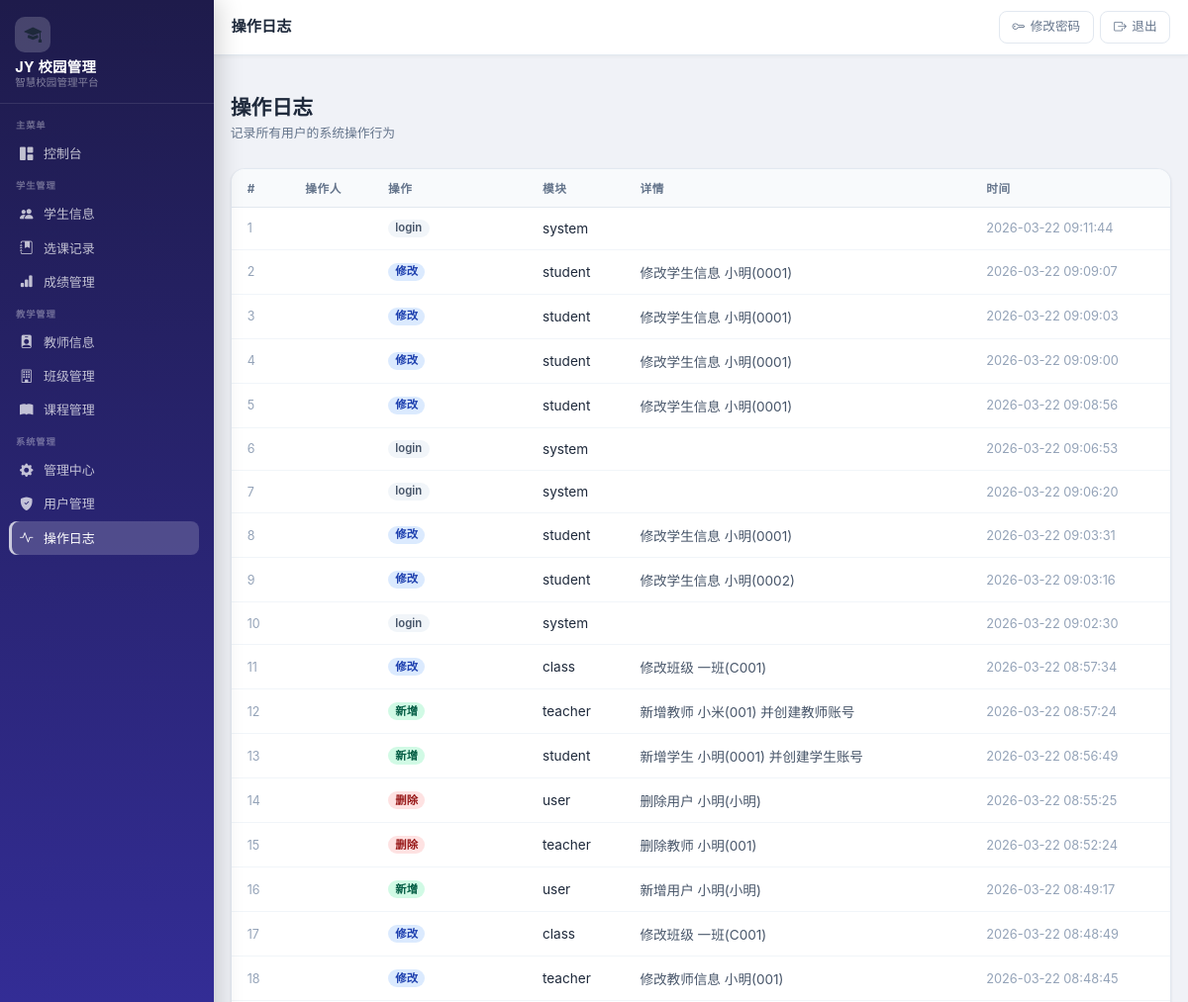
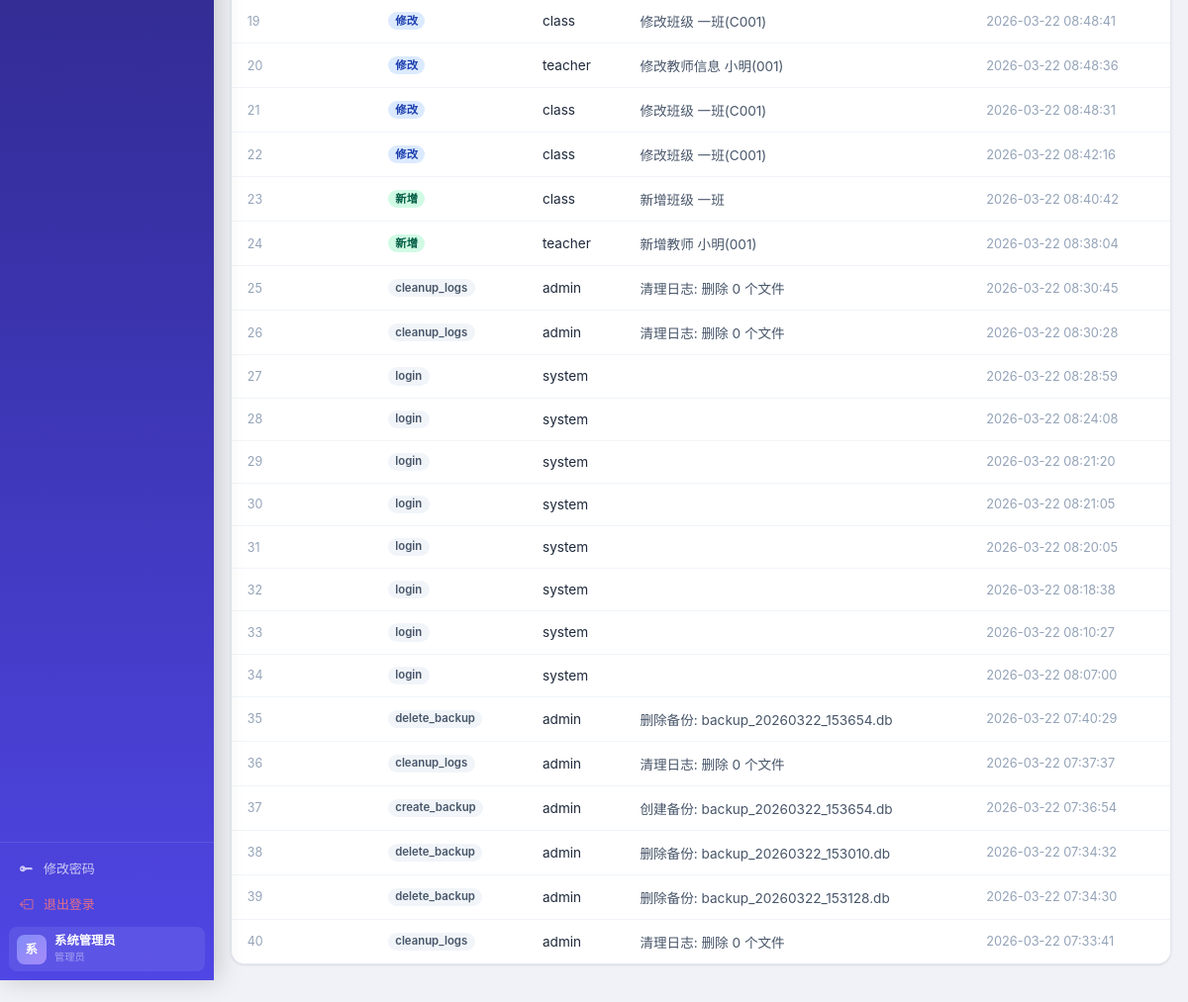
The app's page /ops-log (signed in) with its own data (2 pictures, top to bottom).
### app.py (models this page shows, shortened)
class User(db.Model):
    __tablename__ = "users"
    id = db.Column(db.Integer, primary_key=True)
    username = db.Column(db.String(50), unique=True, nullable=False)
    password = db.Column(db.String(255), nullable=False)
    full_name = db.Column(db.String(100), nullable=False)
    role = db.Column(db.String(20), nullable=False, default="student")  # admin, teacher, student
    email = db.Column(db.String(100))
    phone = db.Column(db.String(20))
    is_active = db.Column(db.Boolean, default=True)
    created_at = db.Column(db.DateTime, default=datetime.utcnow)
    updated_at = db.Column(db.DateTime, default=datetime.utcnow, onupdate=datetime.utcnow)

class OperationLog(db.Model):
    __tablename__ = "operation_logs"
    id = db.Column(db.Integer, primary_key=True)
    user_id = db.Column(db.Integer, db.ForeignKey("users.id"))
    action = db.Column(db.String(100), nullable=False)
    module = db.Column(db.String(50))  # 模块名 student, course, score
    record_id = db.Column(db.Integer)
    details = db.Column(db.Text)
    created_at = db.Column(db.DateTime, default=datetime.utcnow)
    updated_at = db.Column(db.DateTime, default=datetime.utcnow, onupdate=datetime.utcnow)

### app.py (the view)
@app.route("/ops-log")
@role_required("admin")
def list_ops_log():
    logs = OperationLog.query.order_by(OperationLog.created_at.desc()).limit(500).all()
    return render_template("admin/logs.html", logs=logs)

### app.py (called while the page is built)
def role_required(*roles):
    def decorator(f):
        @wraps(f)
        def decorated_function(*args, **kwargs):
            if "user_id" not in session:
                flash("请先登录", "warning")
                return redirect(url_for("login"))
            user = User.query.get(session.get("user_id"))
            if user.role not in roles:
                flash("权限不足", "danger")
                return redirect(url_for("dashboard"))
            return f(*args, **kwargs)
        return decorated_function
    return decorator

### templates/admin/logs.html (shortened to what this page needs)
﻿{% extends "base.html" %}
{% block page_title %}操作日志{% endblock %}
{% block content %}
<div class="page-header">
  <div>
    <h1 class="page-title">操作日志</h1>
    <p class="page-subtitle">记录所有用户的系统操作行为</p>
  </div>
</div>
<div class="table-card">
  <div class="table-responsive">
    <table class="table">
      <thead>
        <tr>
          <th>#</th>
          <th>操作人</th>
          <th>操作</th>
          <th>模块</th>
          <th>详情</th>
          <th>时间</th>
        </tr>
      </thead>
      <tbody>
        {% if logs %}
        {% for log in logs %}
        <tr>
          <td style="color:#94a3b8;font-size:.78rem">{{ loop.index }}</td>
          <td class="fw-semibold">{{ log.user.full_name if log.user else '' }}</td>
          <td>
            {% if log.action == 'create' %}
            <span class="badge badge-success">新增</span>
            {% elif log.action == 'update' %}
            <span class="badge badge-info">修改</span>
            {% elif log.action == 'delete' %}
            <span class="badge badge-danger">删除</span>
            {% else %}
            <span class="badge badge-secondary">{{ log.action }}</span>
            {% endif %}
          </td>
          <td>{{ log.module or '' }}</td>
          <td style="color:#475569">{{ log.details or '' }}</td>
          <td style="color:#94a3b8;font-size:.8rem">{{ log.created_at.strftime('%Y-%m-%d %H:%M:%S') if log.created_at else '' }}</td>
        </tr>
        {% endfor %}
        {% endif %}
      </tbody>
    </table>
  </div>
</div>
{% endblock %}

### templates/base.html (shortened to what this page needs)
﻿<!DOCTYPE html>
<html lang="zh-CN">
<head>
  <link href="https://cdn.jsdelivr.net/npm/bootstrap@5.3.3/dist/css/bootstrap.min.css" rel="stylesheet">
  <link rel="stylesheet" href="https://cdn.jsdelivr.net/npm/bootstrap-icons@1.11.0/font/bootstrap-icons.css">
  <link rel="stylesheet" href="{{ url_for('static', filename='style.css') }}">
</head>
<body>
{% if 'user_id' in session %}
<aside class="sidebar" id="sidebar">
  <div class="sidebar-brand">
    <div class="brand-logo"><i class="bi bi-mortarboard-fill"></i></div>
    <div class="brand-name">JY 校园管理</div>
    <div class="brand-sub">智慧校园管理平台</div>
  </div>
  <nav class="sidebar-nav">
    <div class="sidebar-section">
      <div class="sidebar-section-label">主菜单</div>
      <a class="sidebar-link {% if request.endpoint == 'dashboard' %}active{% endif %}"
         href="{{ url_for('dashboard') }}">
        <i class="bi bi-grid-1x2-fill nav-icon"></i> 控制台
      </a>
    </div>
    <div class="sidebar-section">
      <div class="sidebar-section-label">学生管理</div>
      <a class="sidebar-link {% if 'student' in (request.endpoint or '') and 'score' not in (request.endpoint or '') %}active{% endif %}"
         href="{{ url_for('list_students') }}">
        <i class="bi bi-people-fill nav-icon"></i> 学生信息
      </a>
      {% if session.role in ['admin', 'teacher'] %}
      <a class="sidebar-link {% if 'enrollment' in (request.endpoint or '') %}active{% endif %}"
         href="{{ url_for('list_enrollments') }}">
        <i class="bi bi-journal-bookmark-fill nav-icon"></i> 选课记录
      </a>
      {% endif %}
      <a class="sidebar-link {% if 'score' in (request.endpoint or '') %}active{% endif %}"
         href="{{ url_for('list_scores') }}">
        <i class="bi bi-bar-chart-fill nav-icon"></i> 成绩管理
      </a>
    </div>
    {% if session.role in ['admin', 'teacher'] %}
    <div class="sidebar-section">
      <div class="sidebar-section-label">教学管理</div>
      <a class="sidebar-link {% if 'teacher' in (request.endpoint or '') %}active{% endif %}"
         href="{{ url_for('list_teachers') }}">
        <i class="bi bi-person-badge-fill nav-icon"></i> 教师信息
      </a>
      <a class="sidebar-link {% if 'class' in (request.endpoint or '') %}active{% endif %}"
         href="{{ url_for('list_classes') }}">
        <i class="bi bi-building nav-icon"></i> 班级管理
      </a>
      <a class="sidebar-link {% if 'course' in (request.endpoint or '') %}active{% endif %}"
         href="{{ url_for('list_courses') }}">
        <i class="bi bi-book-fill nav-icon"></i> 课程管理
      </a>
    </div>
    {% endif %}
    {% if session.role == 'admin' %}
    <div class="sidebar-section">
      <div class="sidebar-section-label">系统管理</div>
      <a class="sidebar-link {% if request.endpoint == 'admin_index' %}active{% endif %}"
         href="{{ url_for('admin_index') }}">
        <i class="bi bi-gear-fill nav-icon"></i> 管理中心
      </a>
      <a class="sidebar-link {% if 'user' in (request.endpoint or '') %}active{% endif %}"
         href="{{ url_for('list_users') }}">
        <i class="bi bi-shield-fill-check nav-icon"></i> 用户管理
      </a>
      <a class="sidebar-link {% if request.endpoint == 'list_ops_log' %}active{% endif %}"
         href="{{ url_for('list_ops_log') }}">
        <i class="bi bi-activity nav-icon"></i> 操作日志
      </a>
    </div>
    {% endif %}
  </nav>
  <div class="sidebar-footer">
    <a href="{{ url_for('change_password') }}" class="sidebar-link" style="margin-bottom:.15rem">
      <i class="bi bi-key-fill nav-icon"></i> 修改密码
    </a>
    <a href="{{ url_for('logout') }}" class="sidebar-link" style="color:rgba(255,120,120,.85)">
      <i class="bi bi-box-arrow-left nav-icon"></i> 退出登录
    </a>
    <div class="sidebar-user">
      <div class="sidebar-user-avatar">{{ (session.full_name or session.username or '?')[0] | upper }}</div>
      <div class="sidebar-user-info">
        <div class="u-name">{{ session.full_name or session.username }}</div>
        <div class="u-role">
          {% if session.role == 'admin' %}管理员
          {% elif session.role == 'teacher' %}教师
          {% else %}学生{% endif %}
        </div>
      </div>
    </div>
  </div>
</aside>
<header class="topbar">
  <div class="topbar-title">{% block page_title %}{% endblock %}</div>
  <div class="topbar-actions">
    <a href="{{ url_for('change_password') }}" class="topbar-btn d-none d-md-inline-flex">
      <i class="bi bi-key"></i> 修改密码
    </a>
    <a href="{{ url_for('logout') }}" class="topbar-btn btn-exit">
      <i class="bi bi-box-arrow-right"></i> 退出
    </a>
  </div>
</header>
<main class="main-content">
  <div class="page-container">
{% else %}
<main>
{% endif %}
{% block content %}{% endblock %}
{% if 'user_id' in session %}
  </div>
</main>
{% else %}
</main>
{% endif %}
</body>
</html>

### records on screen
User: full_name "系统管理员"
OperationLog: action "login", module "system", created_at "2026-03-22 09:11:44"
OperationLog: action "修改", module "student", details "修改学生信息 小明(0001)", created_at "2026-03-22 09:09:07"
OperationLog: action "修改", module "student", details "修改学生信息 小明(0001)", created_at "2026-03-22 09:09:03"
OperationLog: action "修改", module "student", details "修改学生信息 小明(0001)", created_at "2026-03-22 09:09:00"
OperationLog: action "修改", module "student", details "修改学生信息 小明(0001)", created_at "2026-03-22 09:08:56"
OperationLog: action "login", module "system", created_at "2026-03-22 09:06:53"
OperationLog: action "login", module "system", created_at "2026-03-22 09:06:20"
OperationLog: action "修改", module "student", details "修改学生信息 小明(0001)", created_at "2026-03-22 09:03:31"
OperationLog: action "修改", module "student", details "修改学生信息 小明(0002)", created_at "2026-03-22 09:03:16"
OperationLog: action "login", module "system", created_at "2026-03-22 09:02:30"
OperationLog: action "修改", module "class", details "修改班级 一班(C001)", created_at "2026-03-22 08:57:34"
OperationLog: action "新增", module "teacher", details "新增教师 小米(001) 并创建教师账号", created_at "2026-03-22 08:57:24"
OperationLog: action "新增", module "student", details "新增学生 小明(0001) 并创建学生账号", created_at "2026-03-22 08:56:49"
OperationLog: action "删除", module "user", details "删除用户 小明(小明)", created_at "2026-03-22 08:55:25"
OperationLog: action "删除", module "teacher", details "删除教师 小明(001)", created_at "2026-03-22 08:52:24"
OperationLog: action "新增", module "user", details "新增用户 小明(小明)", created_at "2026-03-22 08:49:17"
OperationLog: action "修改", module "class", details "修改班级 一班(C001)", created_at "2026-03-22 08:48:49"
OperationLog: action "修改", module "teacher", details "修改教师信息 小明(001)", created_at "2026-03-22 08:48:45"
OperationLog: action "修改", module "class", details "修改班级 一班(C001)", created_at "2026-03-22 08:48:41"
OperationLog: action "修改", module "teacher", details "修改教师信息 小明(001)", created_at "2026-03-22 08:48:36"
OperationLog: action "修改", module "class", details "修改班级 一班(C001)", created_at "2026-03-22 08:48:31"
OperationLog: action "修改", module "class", details "修改班级 一班(C001)", created_at "2026-03-22 08:42:16"
OperationLog: action "新增", module "class", details "新增班级 一班", created_at "2026-03-22 08:40:42"
OperationLog: action "新增", module "teacher", details "新增教师 小明(001)", created_at "2026-03-22 08:38:04"
OperationLog: action "cleanup_logs", module "admin", details "清理日志: 删除 0 个文件", created_at "2026-03-22 08:30:45"
OperationLog: action "cleanup_logs", module "admin", details "清理日志: 删除 0 个文件", created_at "2026-03-22 08:30:28"
OperationLog: action "login", module "system", created_at "2026-03-22 08:28:59"
OperationLog: action "login", module "system", created_at "2026-03-22 08:24:08"
OperationLog: action "login", module "system", created_at "2026-03-22 08:21:20"
OperationLog: action "login", module "system", created_at "2026-03-22 08:21:05"
OperationLog: action "login", module "system", created_at "2026-03-22 08:20:05"
OperationLog: action "login", module "system", created_at "2026-03-22 08:18:38"
OperationLog: action "login", module "system", created_at "2026-03-22 08:10:27"
OperationLog: action "login", module "system", created_at "2026-03-22 08:07:00"
OperationLog: action "delete_backup", module "admin", details "删除备份: backup_20260322_153654.db", created_at "2026-03-22 07:40:29"
OperationLog: action "cleanup_logs", module "admin", details "清理日志: 删除 0 个文件", created_at "2026-03-22 07:37:37"
OperationLog: action "create_backup", module "admin", details "创建备份: backup_20260322_153654.db", created_at "2026-03-22 07:36:54"
OperationLog: action "delete_backup", module "admin", details "删除备份: backup_20260322_153010.db", created_at "2026-03-22 07:34:32"
OperationLog: action "delete_backup", module "admin", details "删除备份: backup_20260322_153128.db", created_at "2026-03-22 07:34:30"
OperationLog: action "cleanup_logs", module "admin", details "清理日志: 删除 0 个文件", created_at "2026-03-22 07:33:41"

### other values on screen
{{ (session.full_name or session.username or '?')[0] | upper }} "系"
